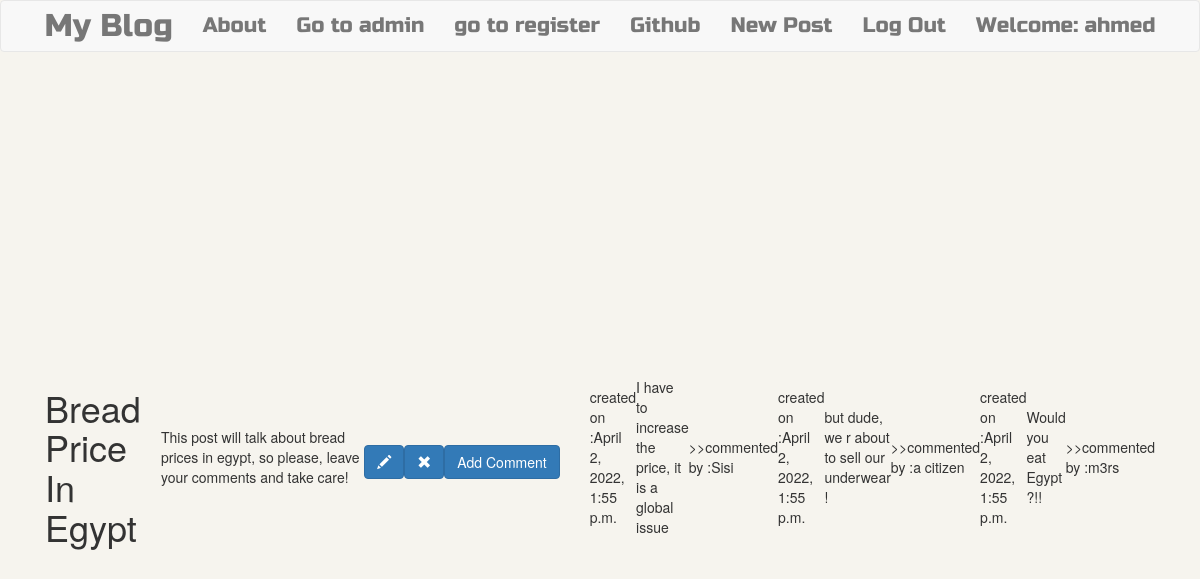
/post/4/ (signed in), run on the app's committed database.
### blog/models.py (models this page shows, shortened)
class Post (models.Model):
    author=models.ForeignKey('auth.User',on_delete=models.CASCADE)
    title=models.CharField(max_length=200)
    text=models.TextField()
    create_date=models.DateTimeField(default=timezone.now)
    publish_date=models.DateTimeField(blank=True,null=True)

class Comment (models.Model):
    post=models.ForeignKey('blog.Post',related_name='comments',on_delete=models.CASCADE)
    author=models.CharField(max_length=200)
    text=models.TextField()
    create_date=models.DateTimeField(default=timezone.now())
    approved_comment=models.BooleanField(default=False)

### blog/views.py (the view)
# urls.py: url(r'^post/(?P<pk>\d+)/$',views.postdetailview.as_view(),name='postdetail'),
class postdetailview (DetailView):
    model=Post

### blog/templates/blog/post_detail.html (shortened to what this page needs)
{% extends 'blog/base.html' %}
{% block content %}
<div class="container">
  <h1>{{post.title}}</h1>
  <p class='postcontent'>{{post.text|safe|linebreaksbr}}</p>
  {% if user.is_authenticated %}
  <a class= 'btn btn-primary' href="{% url 'postupdate' pk=post.pk %}"> <span class='glyphicon glyphicon-pencil'></span> </a>
  <a class= 'btn btn-primary' href="{% url 'postdelete' pk=post.pk %}"> <span class='glyphicon glyphicon-remove'></span> </a>
  {% endif %}
  <a class='btn btn-primary btn-comment' href="{% url 'addcommenttopost' pk=post.pk %}">Add Comment</a>
</div>
<div class="container">
{% for comment in post.comments.all %}
<br>
{% if user.is_authenticated or comment.approved_comment %}
<p>created on :{{comment.create_date}}</p>
<p>{{comment.text|safe|linebreaksbr }}</p>
<p> >>commented by :{{comment.author|safe|linebreaksbr }}</p>
{% endif %}
{% empty %}
<p>No Comments</p>
{% endfor %}
</div>
{% endblock %}

### blog/templates/blog/base.html (shortened to what this page needs)
<!DOCTYPE html>
{% load staticfiles %}
<html lang="en" dir="ltr">
  <head>
<link rel="stylesheet" href="https://maxcdn.bootstrapcdn.com/bootstrap/3.3.7/css/bootstrap.min.css"
<script src="//cdn.jsdelivr.net/npm/medium-editor@latest/dist/js/medium-editor.min.js"></script>
<link rel="stylesheet" href="//cdn.jsdelivr.net/npm/medium-editor@latest/dist/css/medium-editor.min.css" type="text/css" media="screen" charset="utf-8">
<link rel="stylesheet" href="{% static 'css/blog.css' %}">
  </head>
  <body>
    <nav class='navbar navbar-default techfont custom-navbar '  >
      <div class="container">
        <ul class= 'nav navbar-nav'>
          <li> <a class='navbar-brand bigbrand' href="{% url 'postlist' %}">My Blog</a> </li>
          <li><a href="{% url 'about' %}">About</a></li>
          <li><a class="navbar-link" href="{% url 'admin:index' %}">Go to admin</a></li>
          <li><a class="navbar-link" href="{% url 'register' %}">go to register</a></li>
          <li><a href="https://www.github.com">Github</a> </li>
        </ul>
        <ul class='nav navbar-nav navbar-right'>
          {% if user.is_authenticated %}
          <li><a href="{% url 'postnew' %}">New Post</a> </li>
          <li><a href="{% url 'logout' %}">Log Out</a> </li>
          <li><a>Welcome: {{user.username}}</a> </li>
          {% else %}
          <li><a class='nav navbar-right' href="{% url 'login' %}">Login</a> </li>
          {% endif %}
        </ul>
      </div>
    </nav>
    <div class="content container">
      {% block content %}
      {% endblock %}
    </div>
  </body>
</html>

### blog/static/css/blog.css (style rules this page uses)
.techfont { font-family:'Russo One' ,sans-serif; font-size: 1.5em; margin-bottom: 10px; }
.bigbrand { font-size:1.5em; }
body, html { height: 100%; background: #F6F4EE; }
.container { display: flex; align-items: center; justify-content: center; height: 100%; }

### data on the page
Post: title "Bread Price In Egypt", text "This post will talk about bread prices in egypt, so please, leave your comments and take care!"
Comment: create_date "April 2, 2022, 1:55 p.m.", text "I have to increase the price, it is a global issue", author "Sisi"
Comment: create_date "April 2, 2022, 1:55 p.m.", text "but dude, we r about to sell our underwear !", author "a citizen"
Comment: create_date "April 2, 2022, 1:55 p.m.", text "Would you eat Egypt ?!!", author "m3rs"

### other printed values
{{ user.username }} "ahmed"
